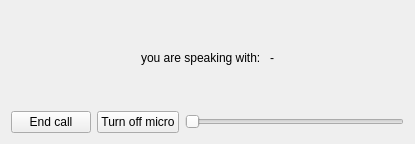
<?xml version="1.0" encoding="UTF-8"?>
<ui version="4.0">
 <class>SpeakingMenu</class>
 <widget class="QWidget" name="SpeakingMenu">
  <property name="geometry">
   <rect>
    <x>0</x>
    <y>0</y>
    <width>415</width>
    <height>144</height>
   </rect>
  </property>
  <property name="sizePolicy">
   <sizepolicy hsizetype="Fixed" vsizetype="Fixed">
    <horstretch>0</horstretch>
    <verstretch>0</verstretch>
   </sizepolicy>
  </property>
  <property name="windowTitle">
   <string>Form</string>
  </property>
  <layout class="QGridLayout" name="gridLayout">
   <item row="0" column="0">
    <layout class="QVBoxLayout" name="verticalLayout">
     <item>
      <spacer name="verticalSpacer_2">
       <property name="orientation">
        <enum>Qt::Vertical</enum>
       </property>
       <property name="sizeHint" stdset="0">
        <size>
         <width>20</width>
         <height>40</height>
        </size>
       </property>
      </spacer>
     </item>
     <item>
      <layout class="QHBoxLayout" name="horizontalLayout_2">
       <item>
        <spacer name="horizontalSpacer">
         <property name="orientation">
          <enum>Qt::Horizontal</enum>
         </property>
         <property name="sizeHint" stdset="0">
          <size>
           <width>40</width>
           <height>20</height>
          </size>
         </property>
        </spacer>
       </item>
       <item>
        <widget class="QLabel" name="label">
         <property name="text">
          <string>you are speaking with: </string>
         </property>
        </widget>
       </item>
       <item>
        <widget class="QLabel" name="username">
         <property name="text">
          <string>-</string>
         </property>
        </widget>
       </item>
       <item>
        <spacer name="horizontalSpacer_2">
         <property name="orientation">
          <enum>Qt::Horizontal</enum>
         </property>
         <property name="sizeHint" stdset="0">
          <size>
           <width>40</width>
           <height>20</height>
          </size>
         </property>
        </spacer>
       </item>
      </layout>
     </item>
     <item>
      <spacer name="verticalSpacer">
       <property name="orientation">
        <enum>Qt::Vertical</enum>
       </property>
       <property name="sizeHint" stdset="0">
        <size>
         <width>20</width>
         <height>40</height>
        </size>
       </property>
      </spacer>
     </item>
     <item>
      <layout class="QHBoxLayout" name="horizontalLayout">
       <item>
        <widget class="QPushButton" name="endCall">
         <property name="text">
          <string>End call</string>
         </property>
        </widget>
       </item>
       <item>
        <widget class="QPushButton" name="microModeButton">
         <property name="text">
          <string>Turn off micro</string>
         </property>
        </widget>
       </item>
       <item>
        <widget class="QSlider" name="soundVolume">
         <property name="orientation">
          <enum>Qt::Horizontal</enum>
         </property>
        </widget>
       </item>
      </layout>
     </item>
    </layout>
   </item>
  </layout>
 </widget>
 <resources/>
 <connections/>
</ui>
